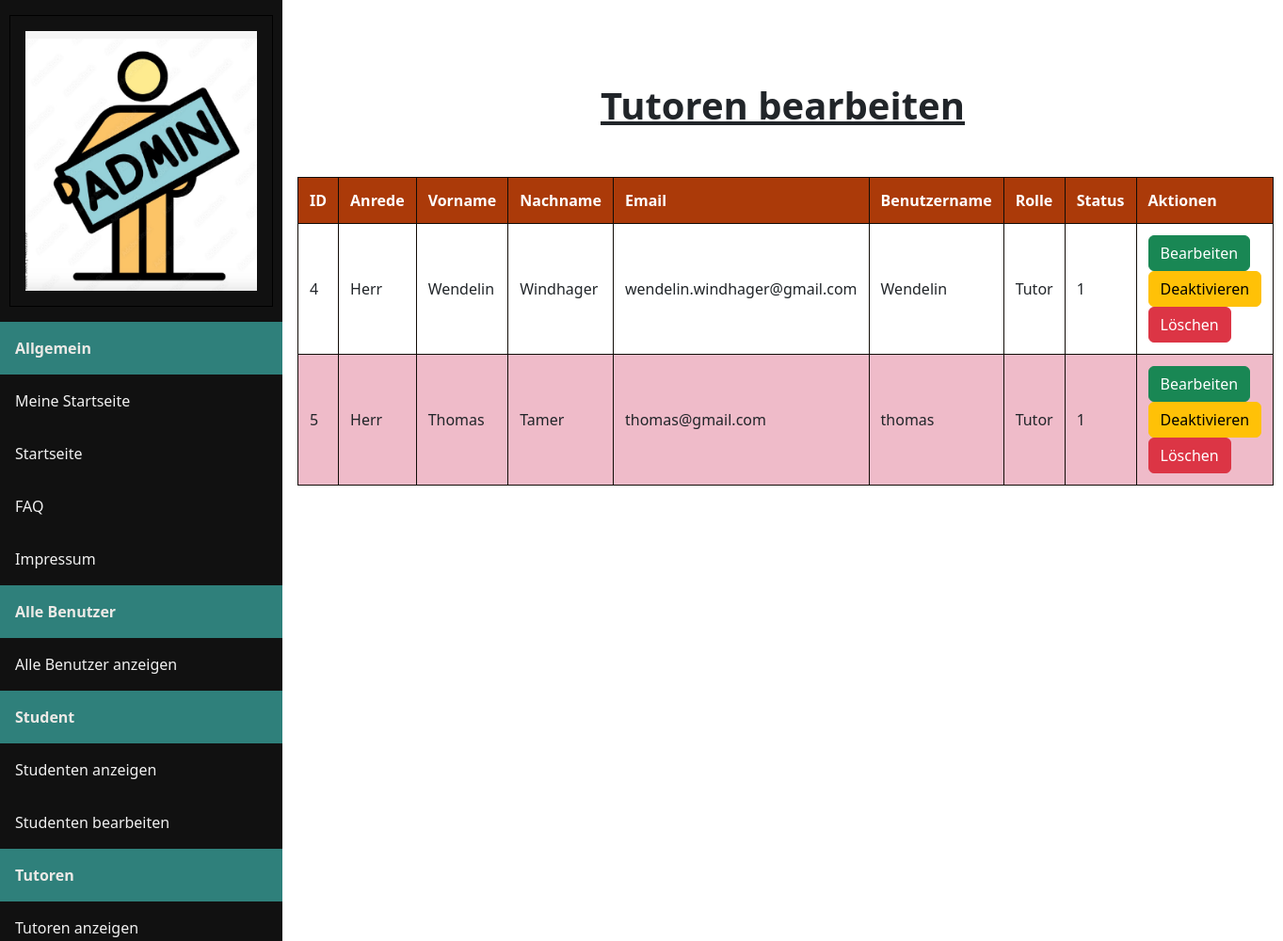
Page /admin/edittutors.php on the committed database.
### tables this page shows
CREATE TABLE `users` (
                         `user_id` int(11) NOT NULL,
                         `anrede` varchar(10) DEFAULT NULL,
                         `firstname` varchar(255) DEFAULT NULL,
                         `lastname` varchar(255) DEFAULT NULL,
                         `email` varchar(255) DEFAULT NULL,
                         `username` varchar(255) NOT NULL,
                         `password` varchar(255) NOT NULL,
                         `role` enum('Admin','Tutor','Student') NOT NULL,
                         `status` tinyint(1) NOT NULL
);

### backend/db_connect.php (called while the page is built, shortened)
<?php
$db = null;
function getDBConnection(){
    global $db;
    if ($db != null) {
        return $db;
    }
    $servername  = "localhost";
    $dbusername  = "root";
    $dbpassword  = "";
    $dbname      = "languageconnect";
    $db = new mysqli($servername, $dbusername, $dbpassword, $dbname);
    return $db;
}

### admin/edittutors.php (the view, shortened to what this page needs)
<?php
    include_once '../backend/db_connect.php';
    include_once 'adminnav.php';
    $sql = "SELECT * FROM users WHERE role = 'Tutor'";
    $result = getDBConnection()->query($sql);
?>
<!DOCTYPE html>
<html lang="de">
<head>
    <link href="https://cdn.jsdelivr.net/npm/bootstrap@5.2.2/dist/css/bootstrap.min.css" rel="stylesheet">
    <link rel="stylesheet" href="admin.css">
</head>
<body>
    <div class="content">
        <br><br><h1><b><u>Tutoren bearbeiten</u></b></h1><br>
        <table>
            <thead>
            <tr>
                <th>ID</th>
                <th>Anrede</th>
                <th>Vorname</th>
                <th>Nachname</th>
                <th>Email</th>
                <th>Benutzername</th>
                <th>Rolle</th>
                <th>Status</th>
                <th>Aktionen</th>
            </tr>
            </thead>
            <tbody>
            <?php
            if ($result->num_rows > 0) {
                while ($row = $result->fetch_assoc()) {
                    echo "<tr>
                        <td>" . $row["user_id"] . "</td>
                        <td>" . $row["anrede"] . "</td>
                        <td>" . $row["firstname"] . "</td>
                        <td>" . $row["lastname"] . "</td>
                        <td>" . $row["email"] . "</td>
                        <td>" . $row["username"] . "</td>
                        <td>" . $row["role"] . "</td>
                        <td>" . $row["status"] . "</td>
                         <td>
                             <a class='btn btn-success' href='useredit.php?id=" . $row["user_id"] . "'>Bearbeiten</a>
                            <a class='btn btn-warning' href='userdeactive.php?id=" . $row["user_id"] . "'>Deaktivieren</a>
                            <a class='btn btn-danger' href='userdelete.php?id=" . $row["user_id"] . "' onclick='return confirm(\"Möchtest du diesen Benutzer wirklich löschen?\");'>Löschen</a>
                        </td>
                    </tr>";
                }
            } else {
                echo "<tr><td colspan='8'>Keine Tutoren gefunden</td></tr>";
            }
            ?>
            </tbody>
        </table>
    </div>
</body>
</html>

### admin/admin.css (style rules this page uses)
.content { margin-left: 300px; padding: 40px 16px; height: 1000px; }
table { width: 100%; max-width: 300%; border-collapse: collapse; margin-top: 20px; overflow-x: auto; }
table, th, td { border: 1px solid #110c07; }
th, td { padding: 12px; text-align: left; }
th { background-color: #940832; color: white; }
tr:nth-child(even) { background-color: rgb(185, 179, 179); }
h1 { text-align: center; }

### admin/edittutors.php (style rules this page uses)
th { background-color: #ab3a09; color: white; }
tr:nth-child(even) { background-color: rgba(238, 181, 196, 0.91); }

### rows in the picture
users: user_id "4", anrede "Herr", firstname "Wendelin", lastname "Windhager", email "wendelin.windhager@gmail.com", username "Wendelin", role "Tutor", status "1"
users: user_id "5", anrede "Herr", firstname "Thomas", lastname "Tamer", email "thomas@gmail.com", username "thomas", role "Tutor", status "1"
